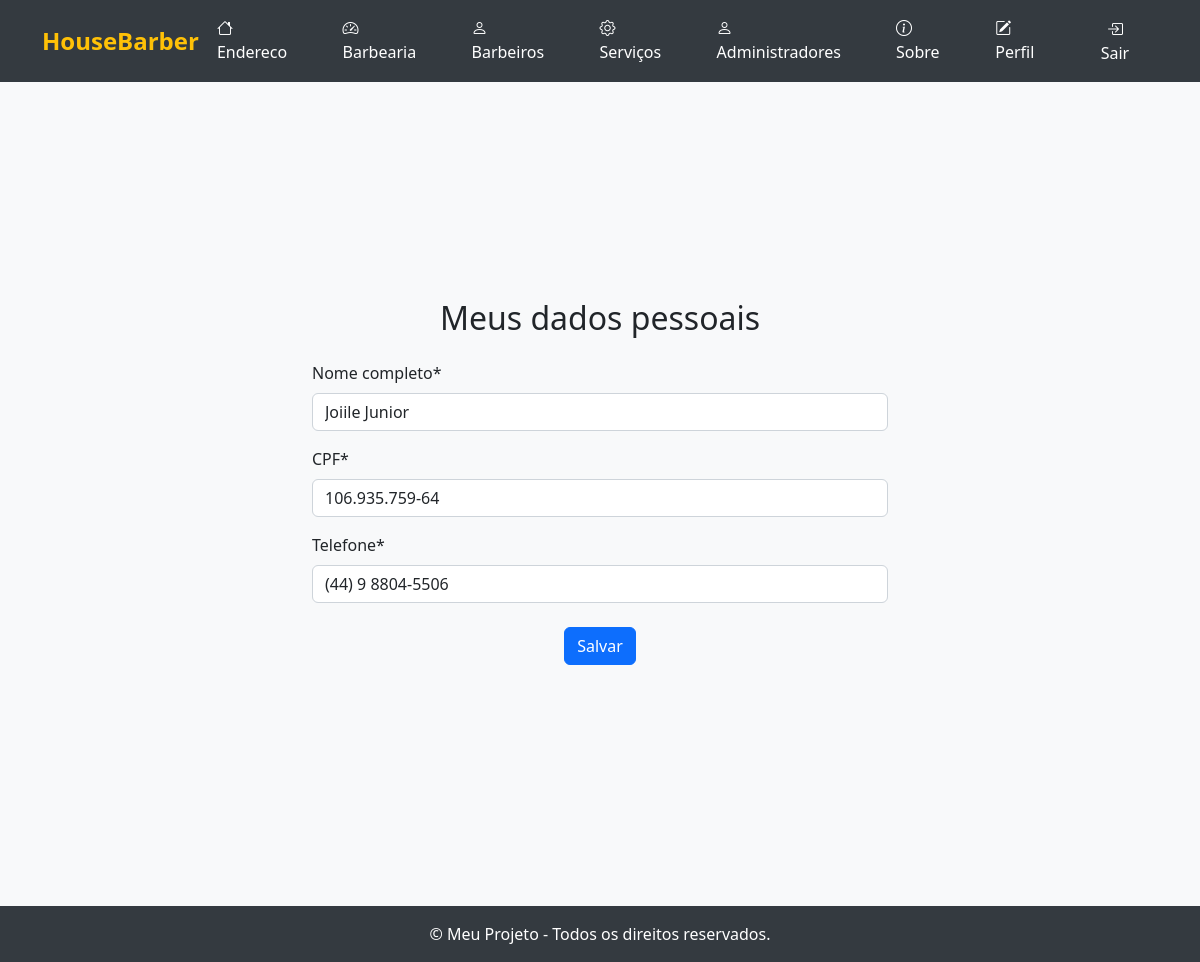
Screenshot of /atualizar-dados/ (signed in) with the database file from the repository.
### usuarios/models.py (models this page shows)
class Perfil(models.Model):
    nome_completo = models.CharField(max_length=50, null=True)
    cpf = models.CharField(max_length=14, null=True, verbose_name="CPF")
    telefone = models.CharField(max_length=16, null=True)
    usuario = models.OneToOneField(User, on_delete=models.CASCADE)

### usuarios/views.py (the view)
# urls.py: path('atualizar-dados/', PerfilUpdate.as_view(), name='atualizar-dados'),
class PerfilUpdate(UpdateView):
    template_name = "usuarios/form.html"
    model = Perfil
    fields = ["nome_completo", "cpf", "telefone"]
    success_url = reverse_lazy("index")
    def get_object(self, queryset=None):
        perfil, created = Perfil.objects.get_or_create(usuario=self.request.user)
        self.object = perfil
        return self.object
    def get_context_data(self, *args, **kwargs):
        context = super().get_context_data(*args, **kwargs)
        context["titulo"] = "Meus dados pessoais"
        return context

### usuarios/templates/usuarios/form.html (shortened to what this page needs)
{% extends "paginas/modelo.html" %}
{% load crispy_forms_tags %}
{% load static %}
{% block conteudo %}
<div class="d-flex justify-content-center align-items-center" style="min-height: 100vh;">
    <div class="container" style="min-width: 600px;">
        <h2 class="mb-4 text-center">
            {{ titulo|default:"Cadastrar" }}
        </h2>
        <form method="post">
            {{ form|crispy }}
            <div class="text-center mt-4">
                <button type="submit" class="btn btn-primary">Salvar</button>
            </div>
        </form>
    </div>
</div>
{% endblock %}

### paginas/templates/paginas/modelo.html (style rules this page uses)
body { min-height: 100vh; display: flex; flex-direction: column; background: #f8f9fa; }

### rows the page displays
Perfil: nome_completo "Joiile Junior", cpf "106.935.759-64", telefone "(44) 9 8804-5506"

### other values shown
{{ titulo|default:"Cadastrar" }} "Meus dados pessoais"
